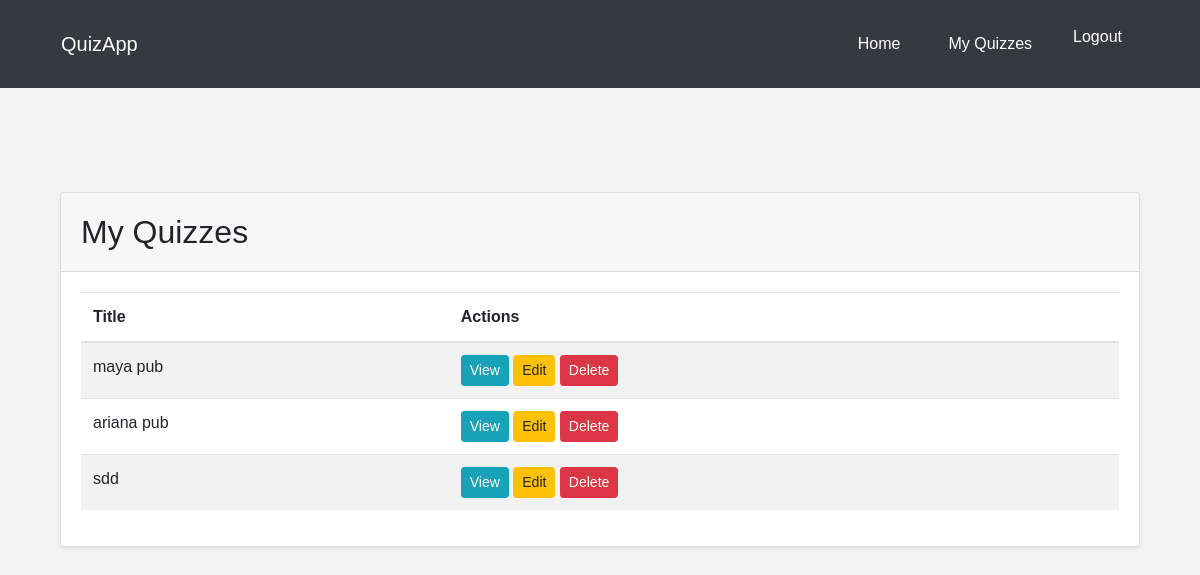
Page /quizzes/my-quizzes/ (signed in) on the committed database.
### quizzes/models.py (models this page shows, shortened)
class Quiz(models.Model):
    title = models.CharField(max_length=255)
    description = models.TextField()
    created_by = models.ForeignKey(User, on_delete=models.CASCADE)
    created_at = models.DateTimeField(auto_now_add=True)
    is_public = models.BooleanField(default=False)
    share_link = models.URLField(blank=True, null=True)

### quizzes/views.py (the view)
# urls.py: path('my-quizzes/', my_quizzes, name='my_quizzes'),
@login_required
def my_quizzes(request):
    user_quizzes = Quiz.objects.filter(created_by=request.user)
    return render(request, 'quizzes/my_quizzes.html', {'quizzes': user_quizzes})

### templates/quizzes/my_quizzes.html
{% extends 'base.html' %}
{% block content %}
<div class="container mt-5">
    <div class="card shadow-sm">
        <div class="card-header">
            <h2 class="my-2">My Quizzes</h2>
        </div>
        <div class="card-body">
            <table class="table table-striped">
                <thead>
                    <tr>
                        <th>Title</th>
                        <th>Actions</th>
                    </tr>
                </thead>
                <tbody>
                    {% for quiz in quizzes %}
                        <tr>
                            <td>{{ quiz.title }}</td>
                            <td>
                                <a href="{% url 'quiz_detail' quiz.id %}" class="btn btn-info btn-sm">View</a>
                                <a href="{% url 'edit_quiz' quiz.id %}" class="btn btn-warning btn-sm">Edit</a>
                                <a href="{% url 'delete_quiz' quiz.id %}" class="btn btn-danger btn-sm">Delete</a>
                            </td>
                        </tr>
                    {% endfor %}
                </tbody>
            </table>
        </div>
    </div>
</div>
{% endblock %}

### static/css/styles.css (style rules this page uses)
body { font-family: Arial, sans-serif; margin: 0; padding: 0; background-color: #f4f4f4; }

### rows in the picture
Quiz: title "maya pub"
Quiz: title "ariana pub"
Quiz: title "sdd"
